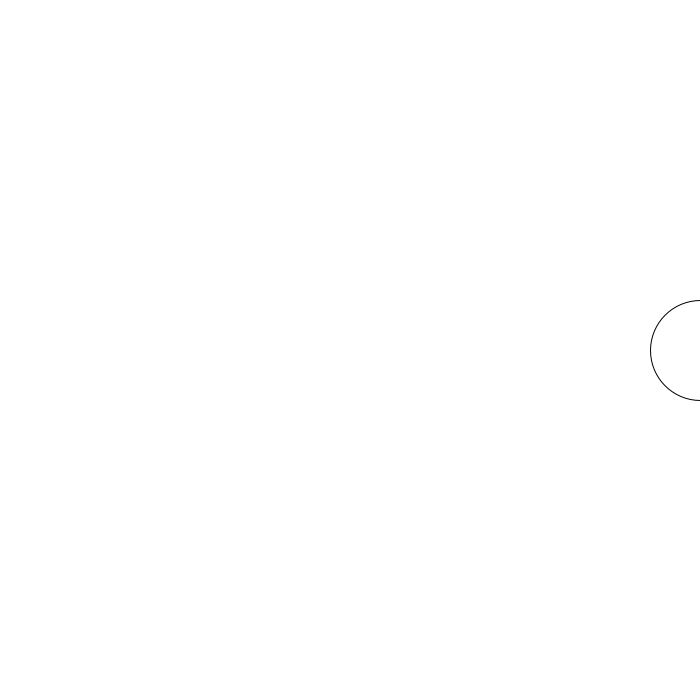
Frame 1 (no input)
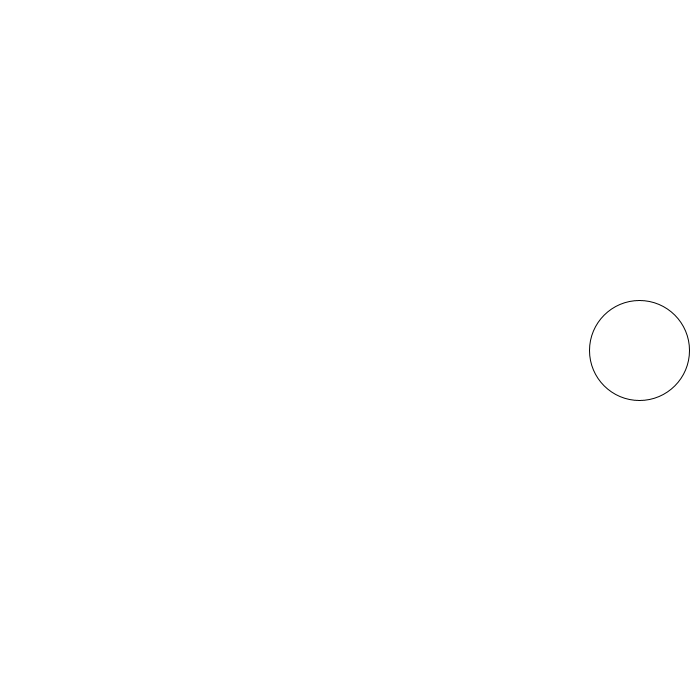
Frame 60 (the mouse pressed at the canvas centre just before this capture)
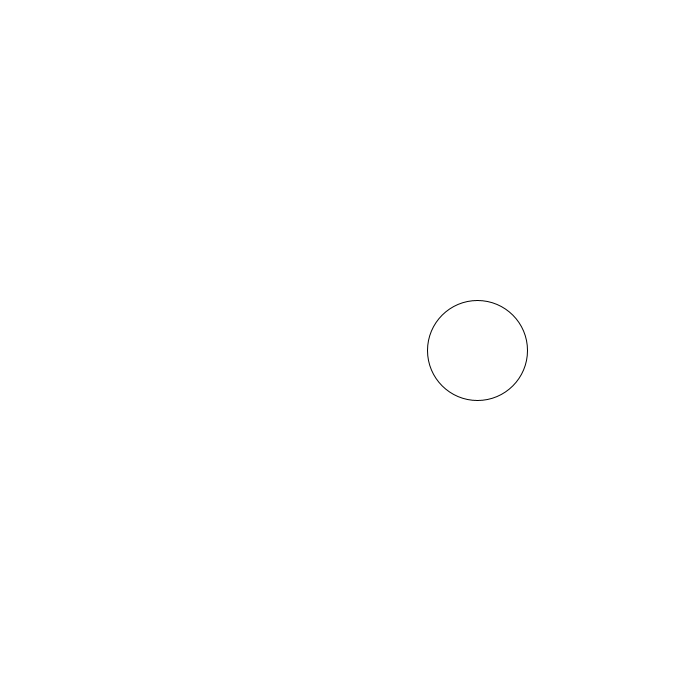
Frame 120 (the mouse held since frame 60 and released just before this capture)

The Processing sketch that drew these frames (run headless with seeded random() and noise(); from frame 60 on, the mouse is pressed at the canvas centre):

// Processing sketch: question4
// ── question4.pde
PVector position;
float theta =0;
int orbitSize = 350;
int circleSize;
boolean isCircleOn;
boolean circlePressed;
int distance;
void setup(){
  background(255);
  size(700,700);
  position = new PVector(width/2,height/2);
  circleSize =100;
}

void draw(){
  distance = int(dist(position.x, position.y, mouseX, mouseY));
  theta += .01;
  background(255);
  
  if(circlePressed==false){
    position.x =  width/2+ cos(theta)* orbitSize;
    position.x ++;
  
  }
  
  if(distance<circleSize/2 && mousePressed){
    
   circlePressed=true;
   
  }
  
  if(circlePressed==true){
    position.y = height/height+ sin(theta)* orbitSize;
    position.y --;
    
  }
  ellipse(position.x,position.y,circleSize,circleSize);
  

}

    
